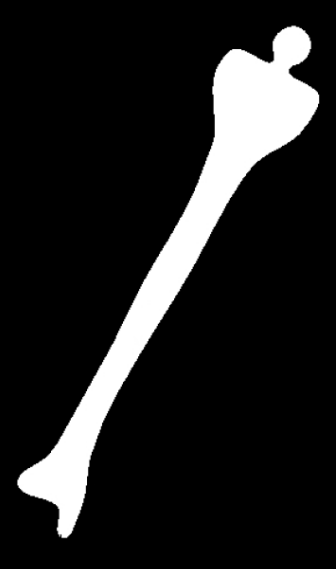
#> input picture Combination/Skeleton/image.png, 336 x 569 px
$ python code.py
#> lines starting #> are read from the running program, lines starting #| are printed output that depends on the picture; after the words box and inside, x2 and y2 are one past the last pixel; in counts of white or black regions, pixels touching at a corner belong together
import cv2
import numpy as np

image=cv2.imread('image.png', 0)
#> image is the input picture: shape (569, 336); min 0, max 255, mean 32.7
result, image=cv2.threshold(image, 0, 255, cv2.THRESH_BINARY+cv2.THRESH_OTSU)
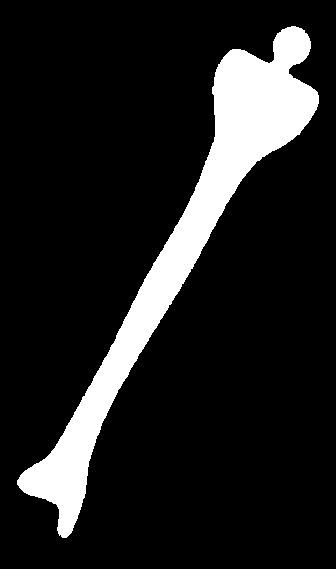
#> image: shape (569, 336); 12.8% white; 1 white region, box (x1, y1, x2, y2) and area: (17, 26, 319, 538) 24525
#> result = 126
skel=np.zeros(image.shape, np.uint8)
kernel=cv2.getStructuringElement(cv2.MORPH_CROSS, (3, 3))
while True:
    open=cv2.morphologyEx(image, cv2.MORPH_OPEN, kernel)
    temp=cv2.subtract(image, open)
    erode=cv2.erode(image, kernel)
    skel=cv2.bitwise_or(skel, temp)
    image=erode.copy()
    if cv2.countNonZero(image)==0:
        break
#> this loop made 49 passes
#> pass 1, `temp=cv2.subtract(image, open)`:
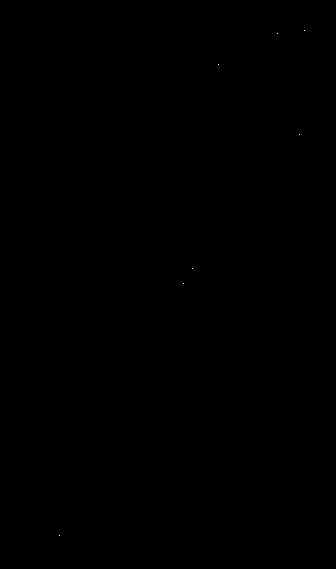
#> temp: shape (569, 336); 0% white in thin lines or dots, all inside (x1, y1, x2, y2) = (59, 30, 305, 536)
#> pass 1, `erode=cv2.erode(image, kernel)`:
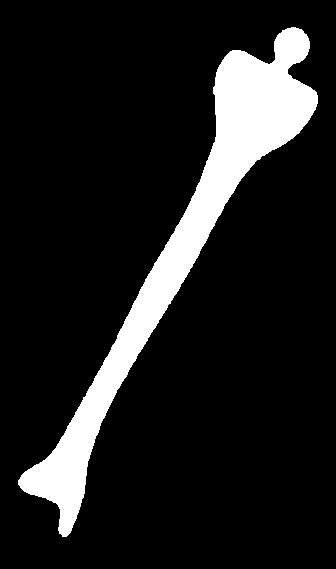
#> erode: shape (569, 336); 12.2% white; 1 white region, box (x1, y1, x2, y2) and area: (18, 27, 318, 537) 23359
#> after the loop: image: shape (569, 336); every value is 0
#> after the loop:
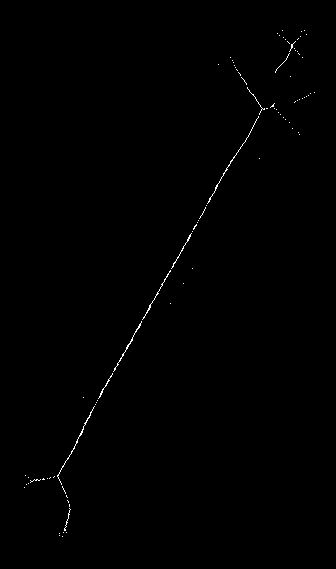
#> skel: shape (569, 336); 0.35% white in thin lines or dots, all inside (x1, y1, x2, y2) = (24, 30, 315, 537)

cv2.imwrite('thin.png', skel)
